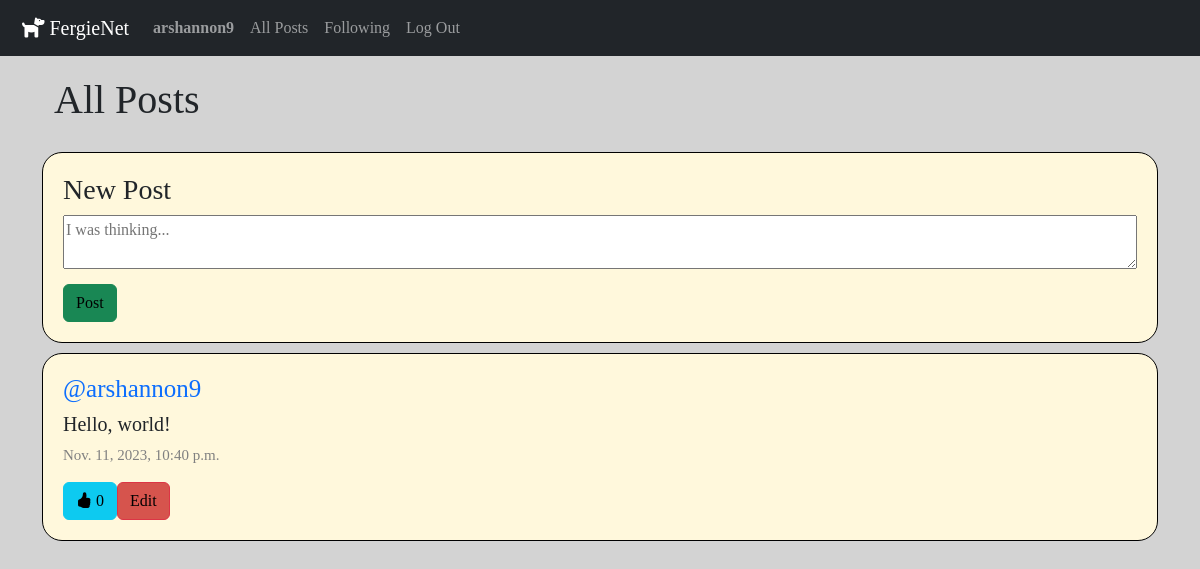
The app's page / (signed in), older data.
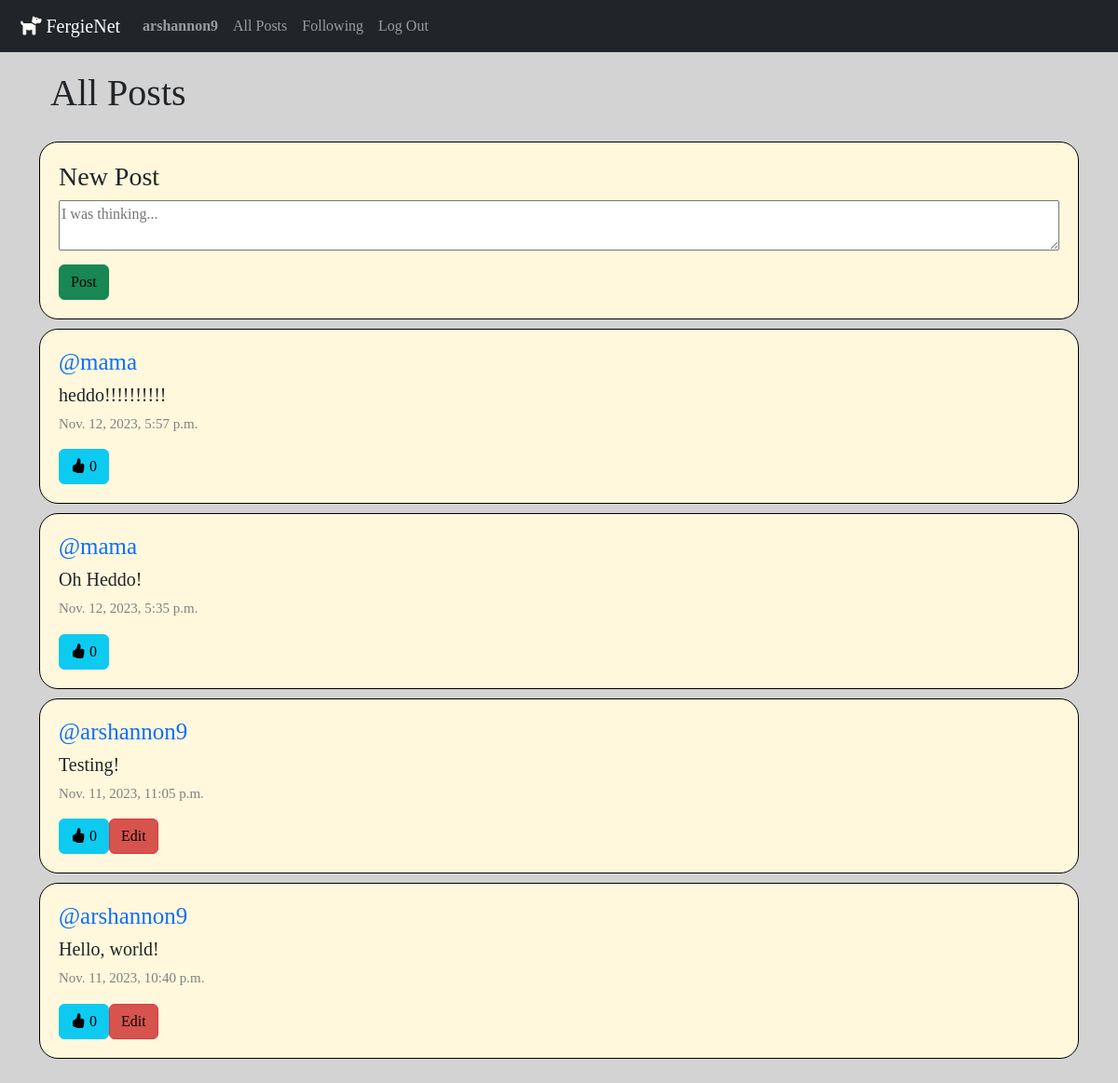
The same page, newer data.
### network/models.py (models this page shows, shortened)
class User(AbstractUser):
    pass

class Post(models.Model):
    user = models.ForeignKey(User, on_delete=models.CASCADE, related_name='author')
    content = models.CharField(max_length=280)
    date = models.DateTimeField(auto_now_add=True)
    like_count = models.IntegerField(default=0)

### network/views.py (the view)
# urls.py: path("", views.index, name="index"),
def index(request):
    if request.user.is_authenticated:
        all_posts = Post.objects.all().order_by("id").reverse()
        paginator = Paginator(all_posts, 10)
        page_number = request.GET.get("page")
        page_posts = paginator.get_page(page_number)
        all_likes = Like.objects.all()
        user_likes = []
        try:
            for like in all_likes:
                if like.user_liking.id == request.user.id:
                    user_likes.append(like.post_liked.id)
        except:
            user_likes = []
        return render(request, "network/index.html", {
            "all_posts": all_posts,
            "page_posts": page_posts,
            "user_likes": user_likes
        })
    else:
        return HttpResponseRedirect(reverse("login"))

### network/templates/network/index.html (shortened to what this page needs)
{% extends "network/layout.html" %} {% block body %}
<div class="container-lg page-display">
  <div class="container-lg header">
    <h1>All Posts</h1>
  </div>
  {% if user.is_authenticated %}
  <form
    class="container-lg new-post-form"
    action="{% url 'new_post' %}"
    method="POST"
  >
    <h3>New Post</h3>
    <textarea
      class="new-post-content"
      name="content"
      row="6"
      placeholder="I was thinking..."
    ></textarea>
    <input type="submit" value="Post" class="btn btn-success" />
  </form>
  {% endif %}
  <div class="all-posts">
    {% for post in page_posts %}
    <div class="container-lg post-display">
      <h5 class="post-user"><a href="{% url 'profile' user_id=post.user.id %}" class="post-user-link">@{{ post.user }}</a></h5>
      <h6 class="post-content" id="content_{{ post.id }}">{{ post.content }}</h6>
      <p class="post-date">{{ post.date }}</p>
      <div class="post-buttons">
      {% if user.is_authenticated %}
        <button class="btn btn-info bi bi-hand-thumbs-up-fill" id="{{ post.id }}" onclick="likeHandler({{ post.id }}, {{ user_likes }})"> <span id="like_count_display_{{ post.id }}">{{ post.like_count }}</span></button>
        {% if user == post.user %}
        <div class="edit-button">
          <button class="btn btn-danger" data-bs-toggle="modal" data-bs-target="#modal_edit_post_{{ post.id }}">Edit</button>
        </div>
        {% endif %}
      {% endif %}
    </div>
    </div>
    {% endfor %}
  </div>
</div>
{% endblock %}

### network/templates/network/layout.html (shortened to what this page needs)
{% load static %}
<!DOCTYPE html>
<html lang="en">
  <head>
    <link href="https://cdn.jsdelivr.net/npm/bootstrap@5.3.2/dist/css/bootstrap.min.css" rel="stylesheet">
    <link rel="stylesheet" href="https://cdn.jsdelivr.net/npm/bootstrap-icons@1.11.1/font/bootstrap-icons.css">
    <link href="{% static 'network/styles.css' %}" rel="stylesheet" />
  </head>
  <body>
    <nav class="navbar sticky-top bg-dark navbar-expand-md navbar-dark">
      <div class="navbar-container container-xxl">
          <a class="navbar-brand" href="{% url 'index' %}">
              <i class="fa-solid fa-dog"></i> FergieNet
          </a>
          <div class="collapse navbar-collapse justify-content-start align-center" id="main-nav">
              <ul class="navbar-nav">
                  {% if user.is_authenticated %}
                  <li class="nav-item">
                      <a class="nav-link" href="{% url 'profile' user_id=user.id %}">
                          <strong>{{ user.username }}</strong>
                      </a>
                  </li>
                  <li class="nav-item">
                      <a class="nav-link" href="{% url 'index' %}">All Posts</a>
                  </li>
                  <li class="nav-item">
                      <a class="nav-link" href="{% url 'following' %}">Following</a>
                  </li>
                  <li class="nav-item">
                      <a class="nav-link" href="{% url 'logout' %}">Log Out</a>
                  </li>
                  {% endif %}
              </ul>
          </div>
      </div>
  </nav>
    <div class="body">{% block body %} {% endblock %}</div>
  </body>
</html>

### network/static/network/styles.css (style rules this page uses)
body { font-family: Garamond, serif; overflow: scroll; background-color: lightgray; }
textarea { width: 100%; margin-bottom: 15px; }
a.post-user-link { text-decoration: none; }
.all-posts, .following-posts { display: flex; justify-content: flex-start; flex-direction: column; }
.btn-danger { --bs-btn-bg: #d6544d; --bs-btn-color: #000; }
.btn-success { --bs-btn-color: #000; }
.edit-button { display: flex; justify-content: space-around; }
.header { margin: 20px 0; display: flex; flex-direction: row; justify-content: space-between; }
.navbar { position: sticky; top: 0; padding-left: 10px; }
.new-post-form, .post-display { display: flex; flex-direction: column; justify-content: center; align-items: flex-start; border: 1px solid black; border-radius: 20px; padding: 20px; margin-bottom: 10px; background-color: cornsilk; }
.post-content { font-size: 20px; }
.post-user { font-size: 25px; }
.post-date { font-size: 15px; color: gray; }
.post-buttons { display: flex; flex: row; justify-content: space-between; }

Row changes from the older to the newer data that the page shows:
added Post: user "mama", content "heddo!!!!!!!!!!", date "Nov. 12, 2023, 5:57 p.m.", like_count "0"
added Post: user "mama", content "Oh Heddo!", date "Nov. 12, 2023, 5:35 p.m.", like_count "0"
added Post: user "arshannon9", content "Testing!", date "Nov. 11, 2023, 11:05 p.m.", like_count "0"
